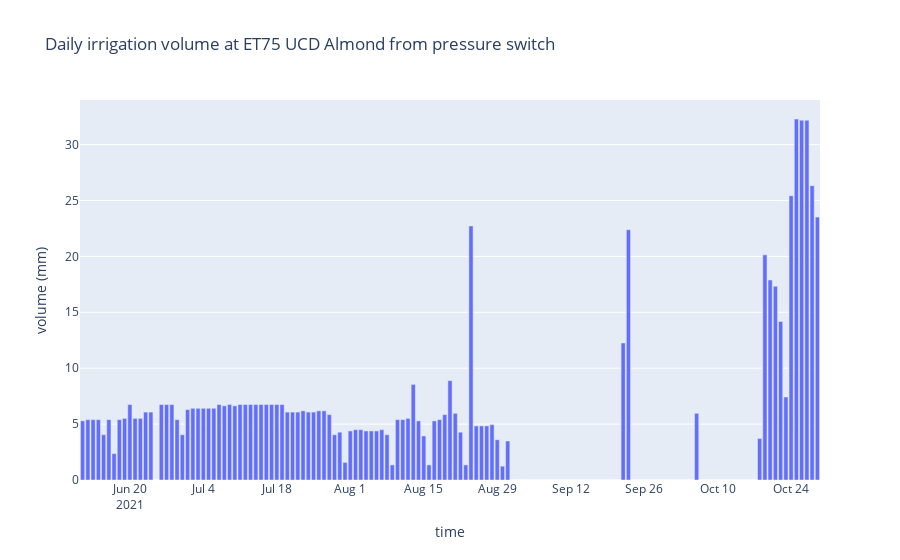

Source (notebook cell):
### Code cell
### Plotting

irrigation_hourly_ET75=irrigation_hourly_ET75.reset_index()
fig = px.bar(irrigation_hourly_ET75, x='time', y='volume (mm)', title  ='Daily irrigation volume at ET75 UCD Almond from pressure switch')
fig.show()

### Figure 1 — Plotly figure (JSON) as saved in the notebook; plotly's stock layout.template omitted (floating-point values rounded to 4 significant figures; data arrays with more than 128 entries replaced by an {"elided": "..."} marker saying what was removed)
{"data": [{"alignmentgroup": "True", "hovertemplate": "time=%{x}<br>volume (mm)=%{y}<extra></extra>", "legendgroup": "", "marker": {"color": "#636efa", "pattern": {"shape": ""}}, "name": "", "offsetgroup": "", "orientation": "v", "showlegend": false, "textposition": "auto", "type": "bar", "x": {"elided": "141 str values"}, "xaxis": "x", "y": {"elided": "141 float values"}, "yaxis": "y"}], "layout": {"autosize": true, "barmode": "relative", "legend": {"tracegroupgap": 0}, "title": {"text": "Daily irrigation volume at ET75 UCD Almond from pressure switch"}, "xaxis": {"anchor": "y", "autorange": true, "domain": [0, 1], "range": ["2021-06-10 12:00", "2021-10-29 12:00"], "title": {"text": "time"}, "type": "date"}, "yaxis": {"anchor": "x", "autorange": true, "domain": [0, 1], "range": [0, 33.99], "title": {"text": "volume (mm)"}, "type": "linear"}}}
